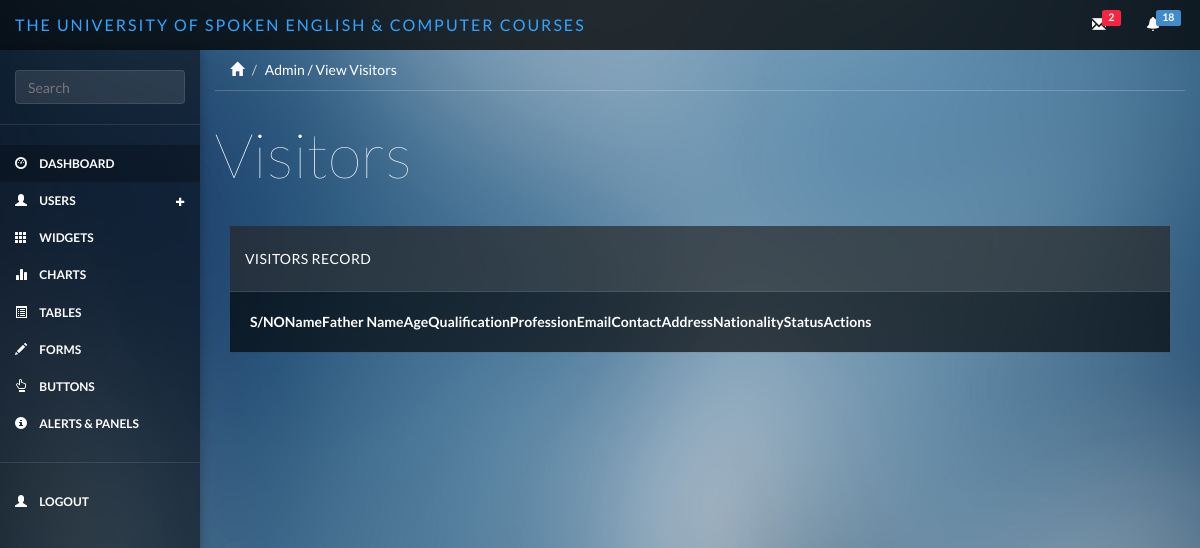
Page /index.php/admin/visitor_view on the earlier database version.
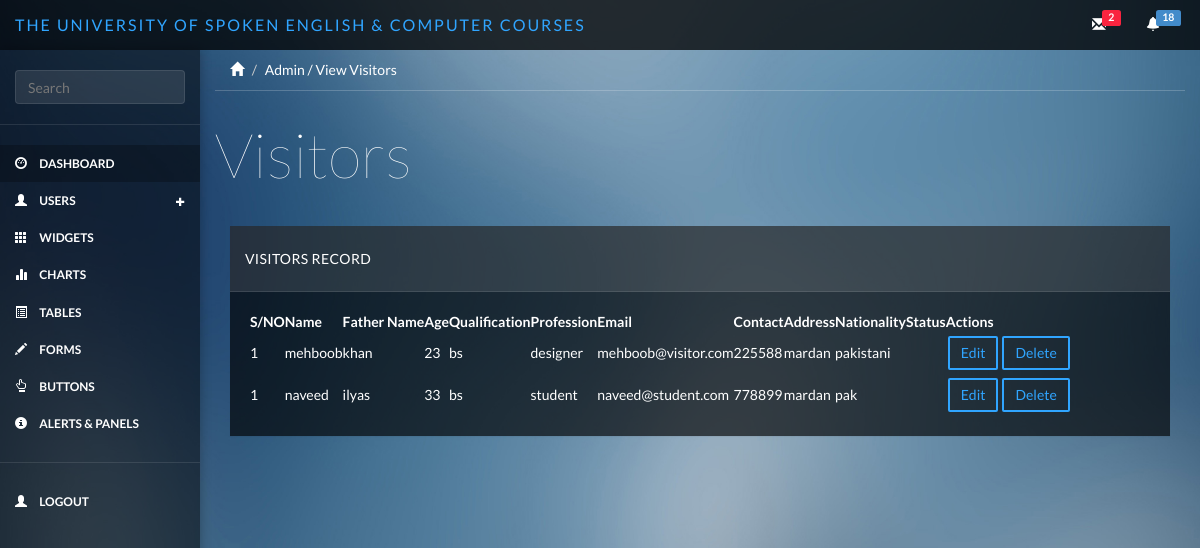
Same page on the later database version.
### tables this page shows
CREATE TABLE IF NOT EXISTS `visitor` (
  `v_id` int(11) NOT NULL AUTO_INCREMENT,
  `fkuser_id` int(11) NOT NULL,
  `profession` varchar(255) NOT NULL,
  `guardian_number` varchar(255) NOT NULL,
  `qualification` varchar(255) NOT NULL,
  `status` varchar(255) NOT NULL,
  `courses` varchar(255) NOT NULL,
  `description` varchar(255) NOT NULL,
  `created_at` varchar(255) NOT NULL,
  `updated_at` varchar(255) NOT NULL,
  `created_by` varchar(255) NOT NULL,
  PRIMARY KEY (`v_id`)
);

CREATE TABLE IF NOT EXISTS `users` (
  `u_id` int(11) NOT NULL AUTO_INCREMENT,
  `name` varchar(255) NOT NULL,
  `f_name` varchar(255) NOT NULL,
  `age` varchar(255) NOT NULL,
  `contact` varchar(255) NOT NULL,
  `address` varchar(255) NOT NULL,
  `nationality` varchar(255) NOT NULL,
  `email` varchar(255) NOT NULL,
  `role` varchar(255) NOT NULL,
  `fktestresult_id` int(11) NOT NULL,
  `description` varchar(255) NOT NULL,
  `created_at` varchar(255) NOT NULL,
  `updated_at` varchar(255) NOT NULL,
  `created_by` varchar(255) NOT NULL,
  PRIMARY KEY (`u_id`)
);

### application/controllers/Admin.php (called while the page is built, shortened)
<?php
class Admin extends CI_Controller {
    public function visitor_view()
    {
        $this->db->select('*');
        $this->db->from('visitor');
        $this->db->join('users','users.u_id = visitor.fkuser_id');
        $query = $this->db->get();
        $result['result'] = $query->result();
        $this->load->view('include/header');
        $this->load->view('include/sidebar');
        $this->load->view('admin/visitor_view',$result);
        $this->load->view('include/footer');
    }
}

### index.php (called while the page is built, shortened)
<?php
require_once BASEPATH.'core/CodeIgniter.php';

### application/views/admin/visitor_view.php (the view)
<div class="col-sm-9 col-sm-offset-3 col-lg-10 col-lg-offset-2 main">
    <div class="row">
        <ol class="breadcrumb">
            <li><a href="#"><span class="glyphicon glyphicon-home"></span></a></li>
            <li class="active">Admin / View Visitors</li>
        </ol>
    </div>
    <div class="row">
        <div class="col-lg-13">
            <h1 class="page-header">Visitors</h1>
        </div>
    </div>
      <div class="row">
        <div class="col-lg-12">
            <div class="panel panel-default">
                <div  class="panel-heading">Visitors Record
                </div>
                <div class="panel-body">
                    <table data-toggle="table" data-show-refresh="true" data-search="true" data-select-item-name="toolbar1" data-pagination="true" data-sort-name="name" data-sort-order="desc">
                        <thead>
                        <tr>
                            <th  data-sortable="true"><b>S/NO</b></th>
                            <th  data-sortable="true"><b>Name</b></th>
                            <th  data-sortable="true"><b>Father Name</b></th>
                            <th  data-sortable="true"><b>Age</b></th>
                            <th  data-sortable="true"><b>Qualification</b></th>
                            <th  data-sortable="true"><b>Profession</b></th>
                            <th  data-sortable="true"><b>Email</b></th>
                            <th  data-sortable="true"><b>Contact</b></th>
                            <th  data-sortable="true"><b>Address</b></th>
                            <th  data-sortable="true"><b>Nationality</b></th>
                            <th  data-sortable="true"><b>Status</b></th>
                            <th colspan="2"><b>Actions</b></th>
                        </tr>
                        </thead>
                        <tbody>
                        <?php foreach($result as $array){?>
                            <tr>
                                <td>1</td>
                                <td><?=$array->name?></td>
                                <td><?=$array->f_name?></td>
                                <td><?=$array->age?></td>
                                <td><?=$array->qualification?></td>
                                <td><?=$array->profession?></td>
                                <td><?=$array->email?></td>
                                <td><?=$array->contact?></td>
                                <td><?=$array->address?></td>
                                <td><?=$array->nationality?></td>
                                <td><?=$array->status?></td>
                                <td>
                                    <a href="<?= site_url()?>admin/visitor_edit/<?= $array->v_id ?>" type="button" class="btn btn-primary btn-outline margin">Edit</a>
                                </td>
                                <td>
                                    <a href="<?= site_url()?>admin/visitor_delete/<?= $array->v_id ?>/<?= $array->u_id ?>" type="button" class="btn btn-primary btn-outline margin">Delete</a>
                                </td>
                            </tr>
                        <?php } ?>
                        </tbody>
                    </table>
                </div>
            </div>
        </div>
    </div>
</div>

Differences in the rows shown:
added visitor: fkuser.name "mehboob", fkuser.f_name "khan", fkuser.age "23", qualification "bs", profession "designer", fkuser.email "mehboob@visitor.com", fkuser.contact "225588", fkuser.address "mardan", fkuser.nationality "pakistani"
added visitor: fkuser.name "naveed", fkuser.f_name "ilyas", fkuser.age "33", qualification "bs", profession "student", fkuser.email "naveed@student.com", fkuser.contact "778899", fkuser.address "mardan", fkuser.nationality "pak"
